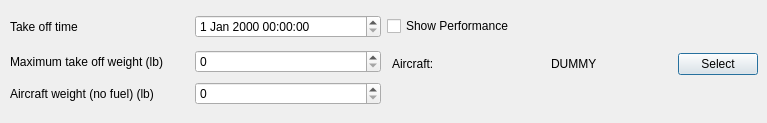
<?xml version="1.0" encoding="UTF-8"?>
<ui version="4.0">
 <class>PerformanceDockWidget</class>
 <widget class="QDialog" name="PerformanceDockWidget">
  <property name="geometry">
   <rect>
    <x>0</x>
    <y>0</y>
    <width>767</width>
    <height>123</height>
   </rect>
  </property>
  <property name="windowTitle">
   <string>PerformanceDockWidget</string>
  </property>
  <layout class="QGridLayout" name="gridLayout" columnstretch="0,0">
   <property name="leftMargin">
    <number>9</number>
   </property>
   <property name="topMargin">
    <number>9</number>
   </property>
   <property name="rightMargin">
    <number>9</number>
   </property>
   <property name="bottomMargin">
    <number>9</number>
   </property>
   <property name="verticalSpacing">
    <number>1</number>
   </property>
   <item row="1" column="1">
    <layout class="QHBoxLayout" name="horizontalLayout_2">
     <property name="topMargin">
      <number>8</number>
     </property>
     <item>
      <widget class="QLabel" name="label_2">
       <property name="text">
        <string>Aircraft:</string>
       </property>
       <property name="indent">
        <number>5</number>
       </property>
      </widget>
     </item>
     <item alignment="Qt::AlignHCenter">
      <widget class="QLabel" name="lbAircraftName">
       <property name="text">
        <string>DUMMY</string>
       </property>
       <property name="indent">
        <number>3</number>
       </property>
      </widget>
     </item>
     <item alignment="Qt::AlignRight">
      <widget class="QPushButton" name="pbLoadPerformance">
       <property name="text">
        <string>Select</string>
       </property>
      </widget>
     </item>
    </layout>
   </item>
   <item row="3" column="0">
    <layout class="QHBoxLayout" name="horizontalLayout_4">
     <property name="rightMargin">
      <number>0</number>
     </property>
     <item>
      <widget class="QLabel" name="label_4">
       <property name="text">
        <string>Aircraft weight (no fuel) (lb)</string>
       </property>
       <property name="indent">
        <number>1</number>
       </property>
      </widget>
     </item>
     <item>
      <widget class="QDoubleSpinBox" name="dsbEmptyWeight">
       <property name="decimals">
        <number>0</number>
       </property>
       <property name="maximum">
        <double>9999999.000000000000000</double>
       </property>
       <property name="singleStep">
        <double>1000.000000000000000</double>
       </property>
      </widget>
     </item>
    </layout>
   </item>
   <item row="0" column="0">
    <layout class="QHBoxLayout" name="horizontalLayout_3">
     <item>
      <widget class="QLabel" name="label_3">
       <property name="text">
        <string>Take off time</string>
       </property>
       <property name="indent">
        <number>1</number>
       </property>
      </widget>
     </item>
     <item>
      <widget class="QDateTimeEdit" name="dteTakeoffTime"/>
     </item>
    </layout>
   </item>
   <item row="1" column="0">
    <layout class="QHBoxLayout" name="horizontalLayout_5">
     <property name="topMargin">
      <number>4</number>
     </property>
     <item>
      <widget class="QLabel" name="label_5">
       <property name="text">
        <string>Maximum take off weight (lb)</string>
       </property>
       <property name="indent">
        <number>1</number>
       </property>
      </widget>
     </item>
     <item>
      <widget class="QDoubleSpinBox" name="dsbTakeoffWeight">
       <property name="decimals">
        <number>0</number>
       </property>
       <property name="maximum">
        <double>9999999.000000000000000</double>
       </property>
       <property name="singleStep">
        <double>1000.000000000000000</double>
       </property>
      </widget>
     </item>
    </layout>
   </item>
   <item row="0" column="1">
    <layout class="QHBoxLayout" name="horizontalLayout">
     <item>
      <widget class="QCheckBox" name="cbShowPerformance">
       <property name="layoutDirection">
        <enum>Qt::LeftToRight</enum>
       </property>
       <property name="text">
        <string>Show Performance</string>
       </property>
       <property name="tristate">
        <bool>false</bool>
       </property>
      </widget>
     </item>
    </layout>
   </item>
  </layout>
 </widget>
 <resources/>
 <connections/>
</ui>
